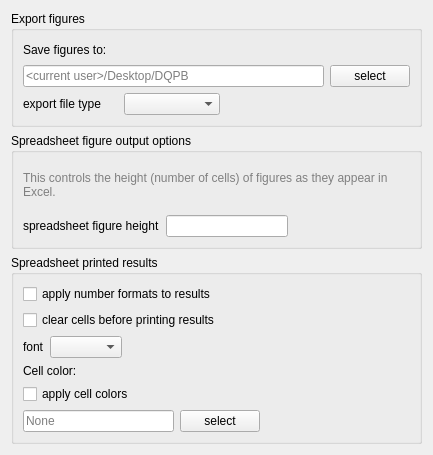
          <widget class="QWidget" name="scrollAreaWidgetContents_4">
           <property name="geometry">
            <rect>
             <x>0</x>
             <y>0</y>
             <width>433</width>
             <height>455</height>
            </rect>
           </property>
           <layout class="QVBoxLayout" name="verticalLayout_28">
            <item>
             <widget class="QGroupBox" name="groupBox_17">
              <property name="title">
               <string>Export figures</string>
              </property>
              <layout class="QVBoxLayout" name="verticalLayout_24">
               <item>
                <widget class="QLabel" name="label_69">
                 <property name="text">
                  <string>Save figures to:</string>
                 </property>
                </widget>
               </item>
               <item>
                <layout class="QHBoxLayout" name="horizontalLayout_7">
                 <item>
                  <widget class="QLineEdit" name="figDirEntry">
                   <property name="placeholderText">
                    <string>&lt;current user&gt;/Desktop/DQPB</string>
                   </property>
                  </widget>
                 </item>
                 <item>
                  <widget class="QPushButton" name="dirSelectButton">
                   <property name="text">
                    <string>select</string>
                   </property>
                  </widget>
                 </item>
                </layout>
               </item>
               <item>
                <layout class="QVBoxLayout" name="verticalLayout_26"/>
               </item>
               <item>
                <layout class="QGridLayout" name="gridLayout_17" columnstretch="1,1,2">
                 <item row="0" column="1">
                  <widget class="QComboBox" name="figFileTypeCombo"/>
                 </item>
                 <item row="0" column="0">
                  <widget class="QLabel" name="label_70">
                   <property name="text">
                    <string>export file type</string>
                   </property>
                  </widget>
                 </item>
                 <item row="0" column="2">
                  <spacer name="horizontalSpacer_70">
                   <property name="orientation">
                    <enum>Qt::Horizontal</enum>
                   </property>
                   <property name="sizeHint" stdset="0">
                    <size>
                     <width>40</width>
                     <height>20</height>
                    </size>
                   </property>
                  </spacer>
                 </item>
                </layout>
               </item>
              </layout>
             </widget>
            </item>
            <item>
             <widget class="QGroupBox" name="groupBox_11">
              <property name="title">
               <string>Spreadsheet figure output options</string>
              </property>
              <layout class="QVBoxLayout" name="verticalLayout_19">
               <item>
                <widget class="QLabel" name="label_27">
                 <property name="text">
                  <string>&lt;html&gt;&lt;head/&gt;&lt;body&gt;&lt;p&gt;&lt;span style=&quot; color:#808080;&quot;&gt;This controls the height (number of cells) of figures as they appear in Excel.&lt;/span&gt;&lt;/p&gt;&lt;/body&gt;&lt;/html&gt;</string>
                 </property>
                 <property name="wordWrap">
                  <bool>true</bool>
                 </property>
                </widget>
               </item>
               <item>
                <layout class="QHBoxLayout" name="horizontalLayout_4" stretch="1,1,1">
                 <item>
                  <widget class="QLabel" name="label_68">
                   <property name="text">
                    <string>spreadsheet figure height</string>
                   </property>
                  </widget>
                 </item>
                 <item>
                  <widget class="QLineEdit" name="spreadsheetFigHeightEntry"/>
                 </item>
                 <item>
                  <spacer name="horizontalSpacer_69">
                   <property name="orientation">
                    <enum>Qt::Horizontal</enum>
                   </property>
                   <property name="sizeHint" stdset="0">
                    <size>
                     <width>40</width>
                     <height>20</height>
                    </size>
                   </property>
                  </spacer>
                 </item>
                </layout>
               </item>
              </layout>
             </widget>
            </item>
            <item>
             <widget class="QGroupBox" name="groupBox_16">
              <property name="title">
               <string>Spreadsheet printed results</string>
              </property>
              <layout class="QVBoxLayout" name="verticalLayout_27">
               <item>
                <widget class="QCheckBox" name="spreadsheetNumberFormatOpt">
                 <property name="text">
                  <string>apply number formats to results</string>
                 </property>
                </widget>
               </item>
               <item>
                <widget class="QCheckBox" name="spreadsheetClearOpt">
                 <property name="text">
                  <string>clear cells before printing results</string>
                 </property>
                </widget>
               </item>
               <item>
                <layout class="QGridLayout" name="gridLayout_16" columnstretch="0,0,0">
                 <item row="0" column="0">
                  <widget class="QLabel" name="label_66">
                   <property name="text">
                    <string>font</string>
                   </property>
                  </widget>
                 </item>
                 <item row="0" column="1">
                  <widget class="QComboBox" name="spreadsheetFontCombo"/>
                 </item>
                 <item row="0" column="2">
                  <spacer name="horizontalSpacer_63">
                   <property name="orientation">
                    <enum>Qt::Horizontal</enum>
                   </property>
                   <property name="sizeHint" stdset="0">
                    <size>
                     <width>40</width>
                     <height>20</height>
                    </size>
                   </property>
                  </spacer>
                 </item>
                </layout>
               </item>
               <item>
                <widget class="QLabel" name="label_67">
                 <property name="text">
                  <string>Cell color:</string>
                 </property>
                </widget>
               </item>
               <item>
                <widget class="QCheckBox" name="cellColorOpt">
                 <property name="text">
                  <string>apply cell colors</string>
                 </property>
                </widget>
               </item>
               <item>
                <layout class="QHBoxLayout" name="horizontalLayout_5">
                 <item>
                  <widget class="QLineEdit" name="cellColorEntry">
                   <property name="readOnly">
                    <bool>true</bool>
                   </property>
                   <property name="placeholderText">
                    <string>None</string>
                   </property>
                  </widget>
                 </item>
                 <item>
                  <widget class="QPushButton" name="cellColorSelectButton">
                   <property name="text">
                    <string>select</string>
                   </property>
                  </widget>
                 </item>
                 <item>
                  <spacer name="horizontalSpacer_64">
                   <property name="orientation">
                    <enum>Qt::Horizontal</enum>
                   </property>
                   <property name="sizeHint" stdset="0">
                    <size>
                     <width>40</width>
                     <height>20</height>
                    </size>
                   </property>
                  </spacer>
                 </item>
                </layout>
               </item>
              </layout>
             </widget>
            </item>
           </layout>
          </widget>
